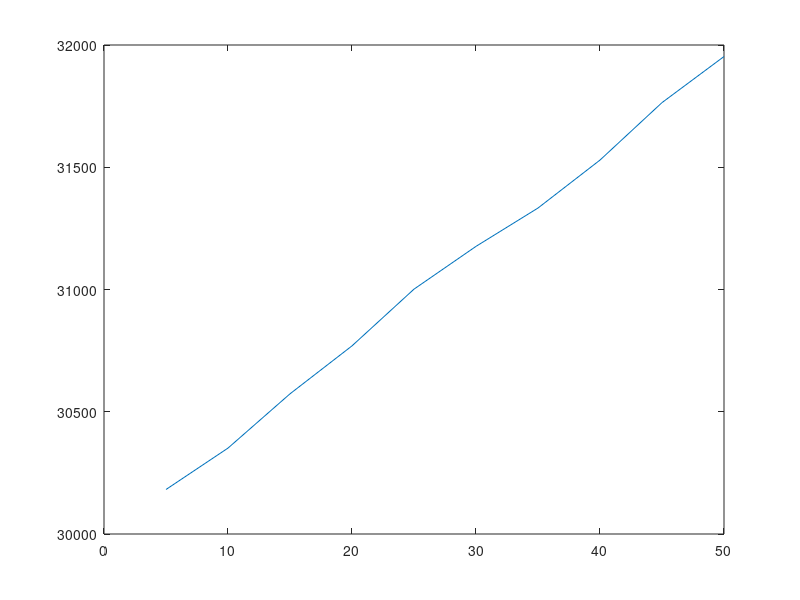

Here is the MATLAB script that generated this plot:
clear;
clc;

alpha=0.2;
beta=0.1;
t_samp=5; %track-to-track interval

%initialise values
x_init=30000;
v_init=40;

z=load('ab.txt'); %measurements
n=size(z,2);
t=linspace(t_samp,t_samp*n,n); %time values

x=zeros(1,n); %range estimates of aircraft
v=zeros(1,n); %velocity estimates of aircraft

x_est=zeros(1,n); %range estimates of aircraft
v_est=zeros(1,n); %velocity estimates of aircraft

%Estimate initial values
x_temp=x_init+v_init*t_samp;
v_temp=v_init;
for i = 1:n
    %State Extrapolation Equations:
        %x(i)=x_temp;
        %v(i)=v_temp;
    
    %Present estimate after measurement
    x(i)=x_temp+alpha*(z(i)-x_temp);  
    v(i)=v_temp+beta*(z(i)-x_temp)/t_samp;
    
    x_temp=x(i)+v(i)*t_samp;
    v_temp=v(i);
    
    x_est(i)=x_temp;
    v_est(i)=v_temp;

end

%format shortG;
[t./5;z;x;v;x_est;v_est]

plot(t,x);
